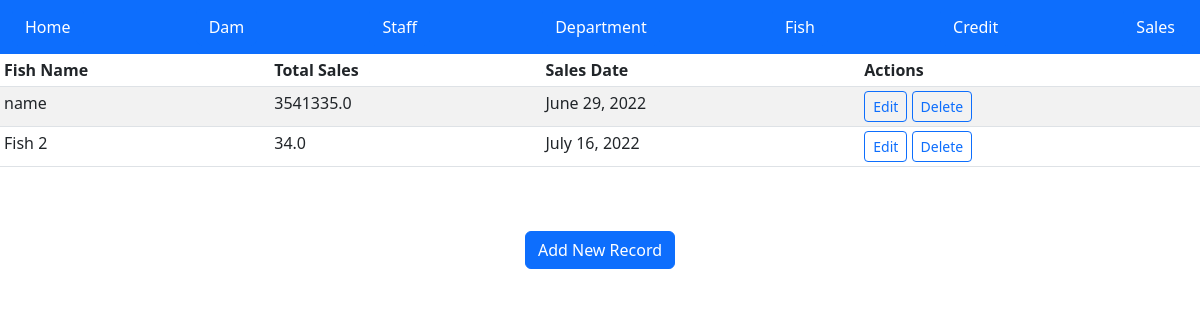
/salesshow, run on the app's committed database.
### fishfarm/models.py (models this page shows, shortened)
class ManageSales(models.Model):
    fishName = models.TextField()
    fishSales=models.FloatField()
    salesDate=models.DateField()

### fishfarm/views.py (the view)
# urls.py: path('salesshow', ViewSales, name='salesshow'),
def ViewSales(request):
    sales = ManageSales.objects.all()
    return render(request, "fishfarm/salesshow.html", {"sales": sales})

### templates/fishfarm/salesshow.html (shortened to what this page needs)
<!DOCTYPE html>
<html lang="en">
<head>
    <link href="https://cdn.jsdelivr.net/npm/bootstrap@5.2.0-beta1/dist/css/bootstrap.min.css" rel="stylesheet"
>
</head>
<body>
    <nav class="navbar navbar-dark bg-primary">
        <div class="container-fluid main-navbar">
            <a class="btn btn-primary" role="button" aria-disabled="true" href="{% url 'dashboard' %}">Home</a>
            <a class="btn btn-primary" role="button" aria-disabled="true" href="{% url 'damentry' %}">Dam</a>
            <a class=" btn btn-primary" role="button" aria-disabled="true" href="{% url 'staffshow' %}">Staff</a>
            <a class=" btn btn-primary" role="button" aria-disabled="true" href="{% url 'departmentshow' %}">Department</a>
            <a class=" btn btn-primary" role="button" aria-disabled="true" href="{% url 'fishshow' %}">Fish</a>
            <a class=" btn btn-primary" role="button" aria-disabled="true" href="{% url 'creditshow' %}">Credit</a>
            <a class=" btn btn-primary" role="button" aria-disabled="true" href="{% url 'salesshow' %}">Sales</a>
        </div>
    </nav>
    <table class=" table table-striped table-bodered table-sm">
                <thead class="thead-dark">
                    <tr>
                        <th>Fish Name</th>
                        <th>Total Sales</th>
                        <th>Sales Date</th>
                        <th>Actions</th>
                    </tr>
                </thead>
                <tbody>
                    {% for sale in sales %}
                    <tr>
                        <td>{{ sale.fishName }}</td>
                        <td>{{ sale.fishSales }}</td>
                        <td>{{ sale.salesDate }}</td>
                        <td>
                            <a href="/salesedit/{{ sale.id }}"><button type="button" class="btn btn-outline-primary btn-sm">Edit</button></a>
                            <a href="/salesdelete/{{ sale.id }}"><button type="button" class="btn btn-outline-primary btn-sm">Delete</button></a>
                        </td>
                    </tr>
                    {% endfor %}
                </tbody>
                </table>
                <br>
                <br>
                <center><a href="{% url 'salesadd' %}" class="btn btn-primary">Add New Record</a></center>
</body>
</html>

### data on the page
ManageSales: fishName "name", fishSales "3541335.0", salesDate "June 29, 2022"
ManageSales: fishName "Fish 2", fishSales "34.0", salesDate "July 16, 2022"
